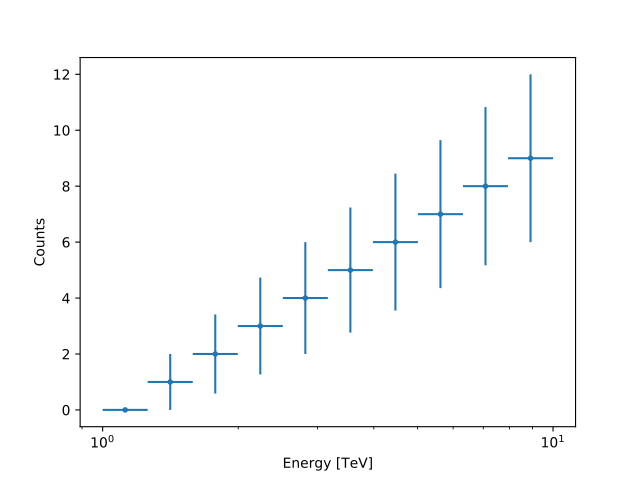

Generate this figure with Python:
from gammapy.maps import CountsSpectrum
import numpy as np
import astropy.units as u

ebounds = np.logspace(0,1,11) * u.TeV
data = np.arange(10)
spec = CountsSpectrum(
    energy_lo=ebounds[:-1],
    energy_hi=ebounds[1:],
    data=data,
)
spec.plot(show_poisson_errors=True)
